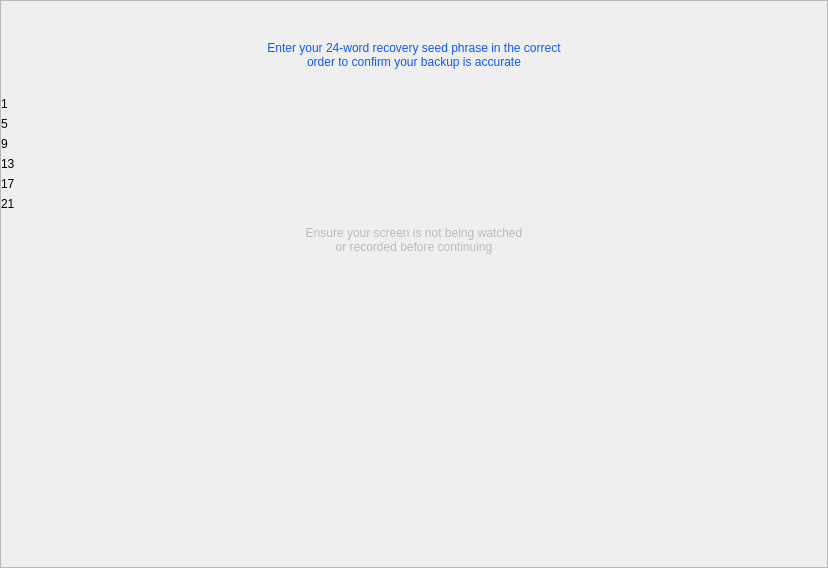
<?xml version="1.0" encoding="UTF-8"?>
<ui version="4.0">
 <class>TutorialMnemonicRevealed</class>
 <widget class="QWidget" name="TutorialMnemonicRevealed">
  <property name="geometry">
   <rect>
    <x>0</x>
    <y>0</y>
    <width>828</width>
    <height>568</height>
   </rect>
  </property>
  <property name="windowTitle">
   <string>Form</string>
  </property>
  <layout class="QHBoxLayout" name="horizontalLayout">
   <property name="leftMargin">
    <number>0</number>
   </property>
   <property name="topMargin">
    <number>0</number>
   </property>
   <property name="rightMargin">
    <number>0</number>
   </property>
   <property name="bottomMargin">
    <number>0</number>
   </property>
   <item>
    <widget class="QFrame" name="frame_2">
     <property name="layoutDirection">
      <enum>Qt::LeftToRight</enum>
     </property>
     <property name="frameShape">
      <enum>QFrame::StyledPanel</enum>
     </property>
     <property name="frameShadow">
      <enum>QFrame::Raised</enum>
     </property>
     <layout class="QVBoxLayout" name="verticalLayout" stretch="0,1,0,1,1,0,0">
      <property name="leftMargin">
       <number>0</number>
      </property>
      <property name="topMargin">
       <number>0</number>
      </property>
      <property name="rightMargin">
       <number>0</number>
      </property>
      <property name="bottomMargin">
       <number>0</number>
      </property>
      <item>
       <spacer name="verticalSpacer_7">
        <property name="orientation">
         <enum>Qt::Vertical</enum>
        </property>
        <property name="sizeType">
         <enum>QSizePolicy::Fixed</enum>
        </property>
        <property name="sizeHint" stdset="0">
         <size>
          <width>20</width>
          <height>40</height>
         </size>
        </property>
       </spacer>
      </item>
      <item>
       <widget class="QLabel" name="labelMessage">
        <property name="sizePolicy">
         <sizepolicy hsizetype="Preferred" vsizetype="Fixed">
          <horstretch>0</horstretch>
          <verstretch>0</verstretch>
         </sizepolicy>
        </property>
        <property name="minimumSize">
         <size>
          <width>0</width>
          <height>40</height>
         </size>
        </property>
        <property name="maximumSize">
         <size>
          <width>16777215</width>
          <height>40</height>
         </size>
        </property>
        <property name="styleSheet">
         <string notr="true">color:#105aef;</string>
        </property>
        <property name="text">
         <string>Enter your 24-word recovery seed phrase in the correct 
order to confirm your backup is accurate</string>
        </property>
        <property name="alignment">
         <set>Qt::AlignHCenter|Qt::AlignTop</set>
        </property>
       </widget>
      </item>
      <item>
       <spacer name="verticalSpacer_5">
        <property name="orientation">
         <enum>Qt::Vertical</enum>
        </property>
        <property name="sizeType">
         <enum>QSizePolicy::Fixed</enum>
        </property>
        <property name="sizeHint" stdset="0">
         <size>
          <width>20</width>
          <height>10</height>
         </size>
        </property>
       </spacer>
      </item>
      <item>
       <layout class="QHBoxLayout" name="horizontalLayout_2" stretch="0,1">
        <item>
         <layout class="QVBoxLayout" name="verticalLayout_2">
          <item>
           <widget class="QLabel" name="label">
            <property name="minimumSize">
             <size>
              <width>30</width>
              <height>0</height>
             </size>
            </property>
            <property name="text">
             <string>1</string>
            </property>
           </widget>
          </item>
          <item>
           <widget class="QLabel" name="label_2">
            <property name="text">
             <string>5</string>
            </property>
           </widget>
          </item>
          <item>
           <widget class="QLabel" name="label_3">
            <property name="text">
             <string>9</string>
            </property>
           </widget>
          </item>
          <item>
           <widget class="QLabel" name="label_5">
            <property name="text">
             <string>13</string>
            </property>
           </widget>
          </item>
          <item>
           <widget class="QLabel" name="label_6">
            <property name="text">
             <string>17</string>
            </property>
           </widget>
          </item>
          <item>
           <widget class="QLabel" name="label_7">
            <property name="text">
             <string>21</string>
            </property>
           </widget>
          </item>
         </layout>
        </item>
        <item>
         <layout class="QGridLayout" name="gridLayoutMnemonic">
          <property name="rightMargin">
           <number>30</number>
          </property>
         </layout>
        </item>
       </layout>
      </item>
      <item>
       <spacer name="verticalSpacer_6">
        <property name="orientation">
         <enum>Qt::Vertical</enum>
        </property>
        <property name="sizeType">
         <enum>QSizePolicy::Fixed</enum>
        </property>
        <property name="sizeHint" stdset="0">
         <size>
          <width>20</width>
          <height>10</height>
         </size>
        </property>
       </spacer>
      </item>
      <item>
       <widget class="QLabel" name="label_4">
        <property name="minimumSize">
         <size>
          <width>0</width>
          <height>40</height>
         </size>
        </property>
        <property name="maximumSize">
         <size>
          <width>16777215</width>
          <height>40</height>
         </size>
        </property>
        <property name="styleSheet">
         <string notr="true">color:#bababa;</string>
        </property>
        <property name="text">
         <string>Ensure your screen is not being watched 
or recorded before continuing
</string>
        </property>
        <property name="alignment">
         <set>Qt::AlignCenter</set>
        </property>
       </widget>
      </item>
      <item>
       <spacer name="verticalSpacer_4">
        <property name="orientation">
         <enum>Qt::Vertical</enum>
        </property>
        <property name="sizeType">
         <enum>QSizePolicy::Expanding</enum>
        </property>
        <property name="sizeHint" stdset="0">
         <size>
          <width>20</width>
          <height>40</height>
         </size>
        </property>
       </spacer>
      </item>
     </layout>
    </widget>
   </item>
  </layout>
 </widget>
 <resources/>
 <connections/>
</ui>
